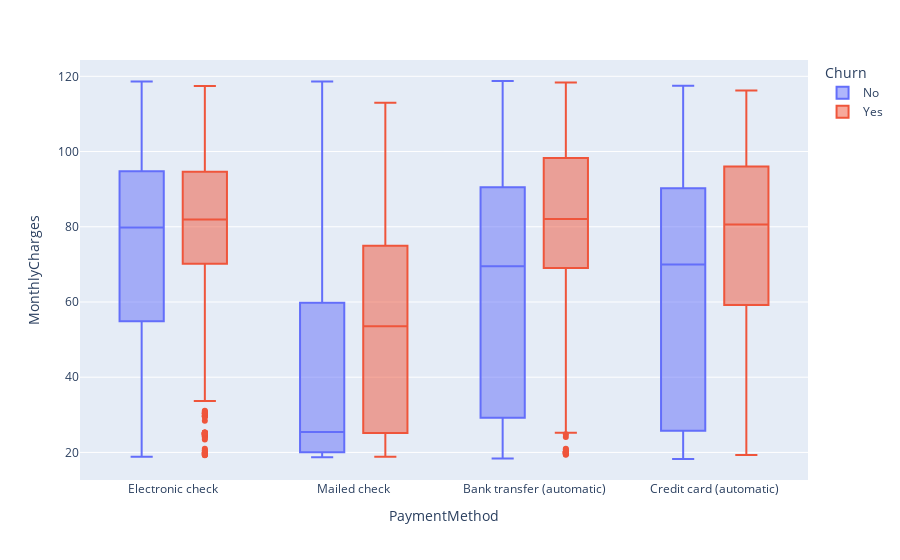

The cell this chart's notebook holds for it:
### Markdown cell above
Group 3 : Account Information

### Code cell
px.box(df,df.PaymentMethod,df.MonthlyCharges,color = "Churn")

### Figure 1 — Plotly figure (JSON) as saved in the notebook; plotly's stock layout.template omitted (floating-point values rounded to 4 significant figures; data arrays with more than 128 entries replaced by an {"elided": "..."} marker saying what was removed)
{"data": [{"alignmentgroup": "True", "hovertemplate": "Churn=No<br>PaymentMethod=%{x}<br>MonthlyCharges=%{y}<extra></extra>", "legendgroup": "No", "marker": {"color": "#636efa"}, "name": "No", "notched": false, "offsetgroup": "No", "orientation": "v", "showlegend": true, "type": "box", "x": {"elided": "5163 str values"}, "x0": " ", "xaxis": "x", "y": {"elided": "5163 float values"}, "y0": " ", "yaxis": "y"}, {"alignmentgroup": "True", "hovertemplate": "Churn=Yes<br>PaymentMethod=%{x}<br>MonthlyCharges=%{y}<extra></extra>", "legendgroup": "Yes", "marker": {"color": "#EF553B"}, "name": "Yes", "notched": false, "offsetgroup": "Yes", "orientation": "v", "showlegend": true, "type": "box", "x": {"elided": "1869 str values"}, "x0": " ", "xaxis": "x", "y": {"elided": "1869 float values"}, "y0": " ", "yaxis": "y"}], "layout": {"boxmode": "group", "legend": {"title": {"text": "Churn"}, "tracegroupgap": 0}, "margin": {"t": 60}, "xaxis": {"anchor": "y", "domain": [0, 1], "title": {"text": "PaymentMethod"}}, "yaxis": {"anchor": "x", "domain": [0, 1], "title": {"text": "MonthlyCharges"}}}}
